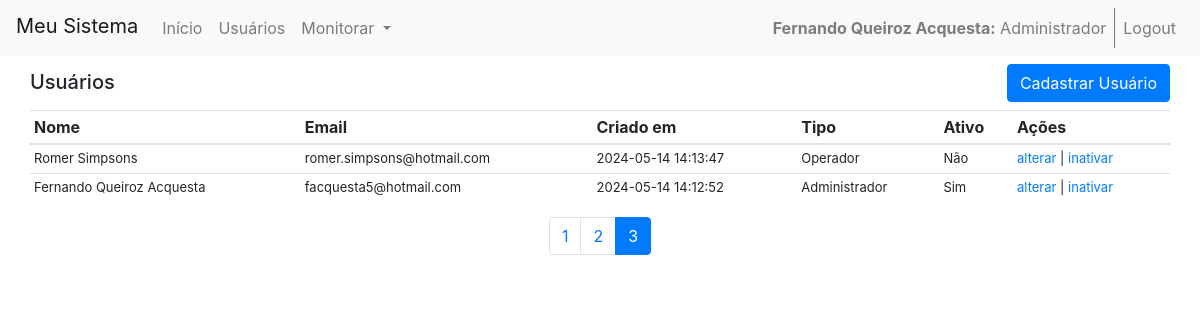
Screenshot of /views/admin/user_list_view.php?page=3 (signed in) with the database file from the repository.
### tables this page shows
CREATE TABLE `usuarios` (
  `id` int(11) NOT NULL,
  `nome` varchar(100) NOT NULL,
  `email` varchar(100) NOT NULL,
  `senha` varchar(255) NOT NULL,
  `criado_em` timestamp NOT NULL DEFAULT current_timestamp(),
  `tipo_usuario_id` int(11) NOT NULL,
  `ativo` tinyint(1) DEFAULT 1
);

CREATE TABLE `tipos_usuarios` (
  `id` int(11) NOT NULL,
  `tipo` varchar(50) NOT NULL
);

### classes/Base.php (called while the page is built, shortened)
<?php
class Base
{
    function getBaseUrl()
    {
        $isHttps = isset($_SERVER['HTTPS']) && $_SERVER['HTTPS'] === 'on';
        $baseUrl = ($isHttps ? 'https' : 'http') . '://' . $_SERVER['HTTP_HOST'];
        if ($_SERVER['SERVER_NAME'] === 'localhost' || $_SERVER['SERVER_ADDR'] === '127.0.0.1') {
            $baseUrl .= '/basic-php_oo-vue-2';
        }
        return $baseUrl;
    }
}

### classes/Database.php (called while the page is built, shortened)
<?php
class Database {
    private static $instance = null;
    private $conn;
    private function __construct() {
        $this->host = getenv('DB_HOST') ?: 'localhost';
        $this->db_name = getenv('DB_NAME') ?: 'projeto_oo';
        $this->username = getenv('DB_USER') ?: 'root';
        $this->password = getenv('DB_PASS') ?: '';
        $this->conn = null;
        try {
            $this->conn = new PDO("mysql:host=" . $this->host . ";dbname=" . $this->db_name, $this->username, $this->password);
            $this->conn->setAttribute(PDO::ATTR_ERRMODE, PDO::ERRMODE_EXCEPTION);
        } catch (PDOException $e) {
            echo "Erro na conexão: " . $e->getMessage();
        }
    }
    public static function getInstance() {
        if (self::$instance == null) {
            self::$instance = new Database();
        }
        return self::$instance;
    }
    public function getConnection() {
        return $this->conn;
    }
}

### classes/Usuario.php (called while the page is built, shortened)
<?php
 class Usuario extends Database
{
    private $conn;
    public function __construct() {
        $this->conn = Database::getInstance()->getConnection();
    }
    public function listar($limit = 10, $offset = 0)
    {
        try {
            $sql = "SELECT u.id, u.nome, u.email, u.criado_em, u.ativo, tu.tipo
                    FROM usuarios u
                    LEFT JOIN tipos_usuarios tu ON tu.id = u.tipo_usuario_id
                    ORDER BY u.id DESC
                    LIMIT :limit OFFSET :offset";
            $stmt = $this->conn->prepare($sql);
            $stmt->bindValue(':limit', (int) $limit, PDO::PARAM_INT);
            $stmt->bindValue(':offset', (int) $offset, PDO::PARAM_INT);
            $stmt->execute();
            $usuarios = $stmt->fetchAll(PDO::FETCH_ASSOC);
            return $usuarios;
        } catch (PDOException $e) {
            echo "Erro ao listar usuários: " . $e->getMessage();
            return false;
        }
    }
    public function contarUsuarios()
    {
        try {
            $sql = "SELECT COUNT(*) as total FROM usuarios";
            $stmt = $this->conn->prepare($sql);
            $stmt->execute();
            $result = $stmt->fetch(PDO::FETCH_ASSOC);
            return $result['total'];
        } catch (PDOException $e) {
            echo "Erro ao contar usuários: " . $e->getMessage();
            return false;
        }
    }
}

### views/admin/user_list_view.php (the view, shortened to what this page needs)
<?php
$usuarios = new Usuario();
$usuarios->checkAdmin();
$limit = 10;
$page = isset($_GET['page']) ? (int)$_GET['page'] : 1;
$offset = ($page - 1) * $limit;
$usuariosList = $usuarios->listar($limit, $offset);
$totalUsuarios = $usuarios->contarUsuarios();
$totalPages = ceil($totalUsuarios / $limit);
?>
<?php include '../navbar.php'; ?>
<div class="container">
    <div class="row" style="justify-content: space-between; align-items: baseline; margin-right: 0px; margin-left: 0px;">
        <h5 style="width: fit-content;">Usuários</h5>
        <a href="<?php echo $baseUrl; ?>/views/admin/user_register.php" class="btn btn-primary mb-2">Cadastrar Usuário</a>
    </div>
    <table class="table table-hover">
        <thead>
            <tr>
                <th>Nome</th>
                <th>Email</th>
                <th>Criado em</th>
                <th>Tipo</th>
                <th>Ativo</th>
                <th>Ações</th>
            </tr>
        </thead>
        <tbody style="font-size: small;">
            <?php foreach ($usuariosList as $usuario) : ?>
                <tr>
                    <td><?php echo $usuario['nome']; ?></td>
                    <td><?php echo $usuario['email']; ?></td>
                    <td><?php echo $usuario['criado_em']; ?></td>
                    <td><?php echo $usuario['tipo']; ?></td>
                    <td><?php echo ($usuario['ativo'] == 1) ? 'Sim' : 'Não'; ?></td>
                    <td><a href="">alterar</a> | <a href="">inativar</a></td>
                </tr>
            <?php endforeach; ?>
        </tbody>
    </table>
    <div class="row" style="justify-content: center">
        <nav>
            <ul class="pagination">
                <?php for ($i = 1; $i <= $totalPages; $i++) : ?>
                    <li class="page-item <?php echo $i == $page ? 'active' : ''; ?>">
                        <a class="page-link" href="?page=<?php echo $i; ?>"><?php echo $i; ?></a>
                    </li>
                <?php endfor; ?>
            </ul>
        </nav>
    </div>
</div>
<?php include '../footer.php'; ?>

### public/css/style.css (style rules this page uses)
.table td, .table th { padding: .25rem !important; }
@media (min-width: 1200px) { .container, .container-lg, .container-md, .container-sm, .container-xl { max-width: 1366px; } }

### rows the page displays
usuarios: nome "Romer Simpsons", email "romer.simpsons@hotmail.com", criado_em "2024-05-14 14:13:47", tipo_usuario.tipo "Operador", ativo "Não"
usuarios: nome "Fernando Queiroz Acquesta", email "facquesta5@hotmail.com", criado_em "2024-05-14 14:12:52", tipo_usuario.tipo "Administrador", ativo "Sim"

### other values shown
$_SESSION['nome'] "Fernando Queiroz Acquesta"
$_SESSION['tipo'] "Administrador"
